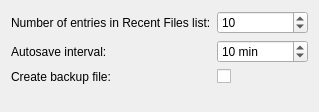
<ui version="4.0" >
 <class>FileOptionsWidget</class>
 <widget class="QWidget" name="FileOptionsWidget" >
  <property name="geometry" >
   <rect>
    <x>0</x>
    <y>0</y>
    <width>306</width>
    <height>112</height>
   </rect>
  </property>
  <property name="windowTitle" >
   <string>File Options</string>
  </property>
  <layout class="QHBoxLayout" name="hbox">
   <item>
    <layout class="QFormLayout">
     <item row="0" column="0" >
      <widget class="QLabel" name="label" >
       <property name="text" >
        <string>Number of entries in Recent Files list:</string>
       </property>
      </widget>
     </item>
     <item row="0" column="1" >
      <widget class="QSpinBox" name="m_recentFilesEntries" >
       <property name="whatsThis" >
        <string>Controls the maximum number of filenames that are shown when you select File-> Open Recent.</string>
       </property>
       <property name="maximum" >
        <number>20</number>
       </property>
       <property name="value" >
        <number>10</number>
       </property>
      </widget>
     </item>
     <item row="1" column="0" >
      <widget class="QLabel" name="label_2" >
       <property name="text" >
        <string>Autosave interval:</string>
       </property>
      </widget>
     </item>
     <item row="1" column="1" >
      <widget class="QSpinBox" name="m_autoSaveDelay" >
       <property name="whatsThis" >
        <string>Here you can select the time between autosaves, or disable this feature altogether by choosing "No autosave" (by selecting the minimum value).</string>
       </property>
       <property name="specialValueText" >
        <string>No autosave</string>
       </property>
       <property name="suffix" >
        <string extracomment="unit symbol for minutes, leading space as separator"> min</string>
       </property>
       <property name="maximum" >
        <number>60</number>
       </property>
       <property name="value" >
        <number>10</number>
       </property>
      </widget>
     </item>
     <item row="2" column="0">
      <widget class="QLabel">
       <property name="text" >
        <string>Create backup file:</string>
       </property>
      </widget>
     </item>
     <item row="2" column="1">
      <widget class="QCheckBox" name="m_createBackupFile" >
       <property name="whatsThis" >
        <string>Check this box if you want some backup files created. This is checked per default.</string>
       </property>
      </widget>
     </item>
     <item row="3" column="0" colspan="2" >
      <spacer name="verticalSpacer" >
       <property name="orientation" >
        <enum>Qt::Vertical</enum>
       </property>
       <property name="sizeHint" stdset="0" >
        <size>
         <width>278</width>
         <height>10</height>
        </size>
       </property>
      </spacer>
     </item>
    </layout>
   </item>
  </layout>
 </widget>
 <resources/>
 <connections/>
</ui>
